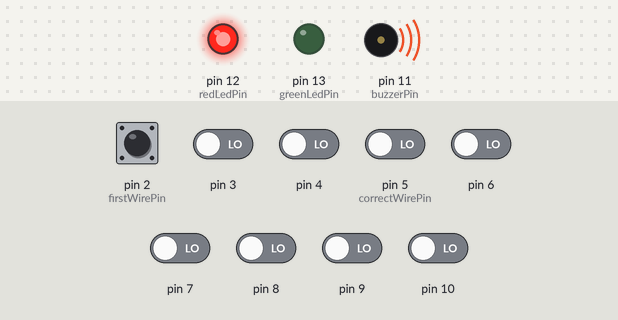
Recording of a sketch running on a simulated Arduino Uno, built with avr-gcc and run on an emulated ATmega328P. Shown: output pins drawn as LEDs (lit = HIGH), buzzer (waves = sounding). The test bench sets the inputs (shaded band); at power-on: pin 2 (firstWirePin) HIGH, pin 3, pin 4, pin 5 (correctWirePin), pin 6–10 LOW.

Above: at 2.7 s.
2.8 s: pin 5 (correctWirePin) driven LOW
At 4.3 s:
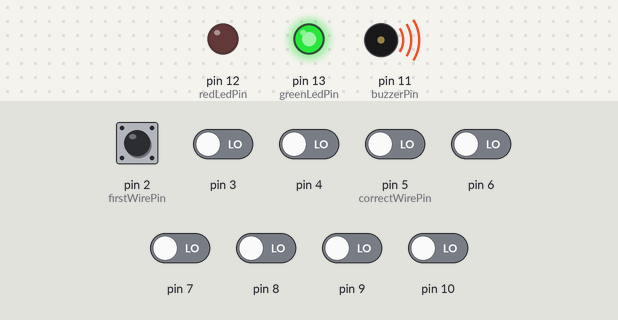
At 25.4 s:
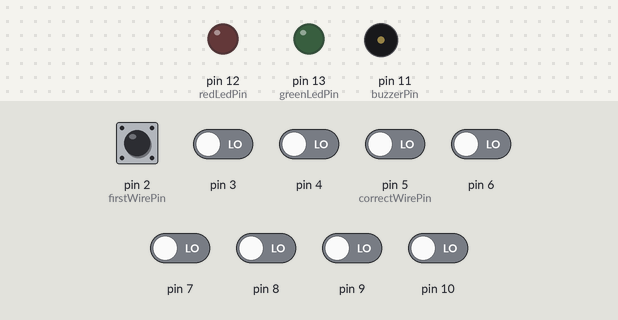
Timing chart, 0 to 26.1 s (numbered marks = the images above; inputs shaded):
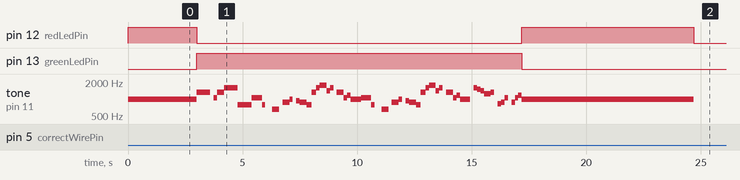

Measured:
- by itself, tone on pin 11 (buzzerPin): plays 1318 Hz for 0.60 s, 1046 Hz for 0.15 s, 1318 Hz for 0.30 s, 1568 Hz for 0.60 s, 784 Hz for 0.60 s, 1046 Hz for 0.45 s … (51 notes in this stretch)

The sketch:

dedication_v0.1.ino
```cpp
/*
 * Код для бомбы на посвят
 * Дата начала: 05.09
 * Версия: 0.1
 *
*/

#define numberOfWires 9 // количество проводов, подключенных от 2 пина. Количество от 1 до 9

#define firstWirePin 2
#define correctWirePin 5

#define buzzerPin 11
#define redLedPin 12
#define greenLedPin 13

int wiresArray [numberOfWires]; //массив для хранения состояния проводов. Выдернут или нет

void setup() {
  pinMode(buzzerPin, OUTPUT);
  pinMode(redLedPin, OUTPUT);
  pinMode(greenLedPin, OUTPUT);
  for(int wirePin = firstWirePin; wirePin < firstWirePin+numberOfWires; wirePin++){
    pinMode(wirePin, INPUT);
    wiresArray[wirePin - firstWirePin] = wirePin;
  }
}

void playWinningMusic(){ // победная музыка из суперМарио. Нашел в интернете
  tone(buzzerPin,1318,150);
  delay(150);
  tone(buzzerPin,1318,300);
  delay(300);
  tone(buzzerPin,1318,150);
  delay(300);
  tone(buzzerPin,1046,150);
  delay(150);
  tone(buzzerPin,1318,300);
  delay(300);
  tone(buzzerPin,1568,600);
  delay(600);
  tone(buzzerPin,784,600);
  delay(600);
  tone(buzzerPin,1046,450) ; // 2й такт
  delay(450);
  tone(buzzerPin,784,150);
  delay(450);
  tone(buzzerPin,659,300);
  delay(450);
  tone(buzzerPin,880,300);
  delay(300);
  tone(buzzerPin,987,150);
  delay(300);
  tone(buzzerPin,932,150);
  delay(150);
  tone(buzzerPin,880,300);
  delay(300);
  tone(buzzerPin,784,210); // 3й такт
  delay(210);
  tone(buzzerPin,1318,210);
  delay(210);
  tone(buzzerPin,1568,150);
  delay(150);
  tone(buzzerPin,1750,300);
  delay(300);
  tone(buzzerPin,1396,150);
  delay(150);
  tone(buzzerPin,1568,150);
  delay(300);
  tone(buzzerPin,1318,300);
  delay(300);
  tone(buzzerPin,1046,150);
  delay(150);
  tone(buzzerPin,1174,150);
  delay(150);
  tone(buzzerPin,987,450);
  delay(450);
  tone(buzzerPin,1046,450); // 4й такт
  delay(450);
  tone(buzzerPin,784,150);
  delay(450);
  tone(buzzerPin,659,300);
  delay(450);
  tone(buzzerPin,880,300);
  delay(300);
  tone(buzzerPin,987,150);
  delay(300);
  tone(buzzerPin,932,150);
  delay(150);
  tone(buzzerPin,880,300);
  delay(300);
  tone(buzzerPin,784,210); // 5й такт
  delay(210);
  tone(buzzerPin,1318,210);
  delay(210);
  tone(buzzerPin,1568,150);
  delay(150);
  tone(buzzerPin,1750,300);
  delay(300);
  tone(buzzerPin,1396,150);
  delay(150);
  tone(buzzerPin,1568,150);
  delay(300);
  tone(buzzerPin,1318,300);
  delay(300);
  tone(buzzerPin,1046,150);
  delay(150);
  tone(buzzerPin,1174,150);
  delay(150);
  tone(buzzerPin,987,450);
  delay(600);
  tone(buzzerPin,1568,150); // 6ой Спуск вниз
  delay(150);
  tone(buzzerPin,1480,150);
  delay(150);
  tone(buzzerPin,1396,150);
  delay(150);
  tone(buzzerPin,1244,300);
  delay(300);
  tone(buzzerPin,1318,150);
  delay(300);
  tone(buzzerPin,830,150);
  delay(150);
  tone(buzzerPin,880,150);
  delay(150);
  tone(buzzerPin,1046,150);
  delay(300);
  tone(buzzerPin,880,150);
  delay(150);
  tone(buzzerPin,1046,150);
  delay(150);
  tone(buzzerPin,1174,150);
  delay(150);
}

void playWrongWireSound(){
  tone(buzzerPin, 1000, 1500);
  delay(1500);
}

void loop() {
  for(int wirePin = firstWirePin; wirePin < firstWirePin+numberOfWires; wirePin++){
    if(wiresArray[wirePin - firstWirePin] != -1 && !digitalRead(wirePin)){
      wiresArray[wirePin - firstWirePin] = -1;
      if(wirePin == correctWirePin){
        digitalWrite(greenLedPin, HIGH);
        playWinningMusic();
        digitalWrite(greenLedPin, LOW);
      }else{
        digitalWrite(redLedPin, HIGH);
        playWrongWireSound();
        digitalWrite(redLedPin, LOW);
      }
    }
  }
}
```
